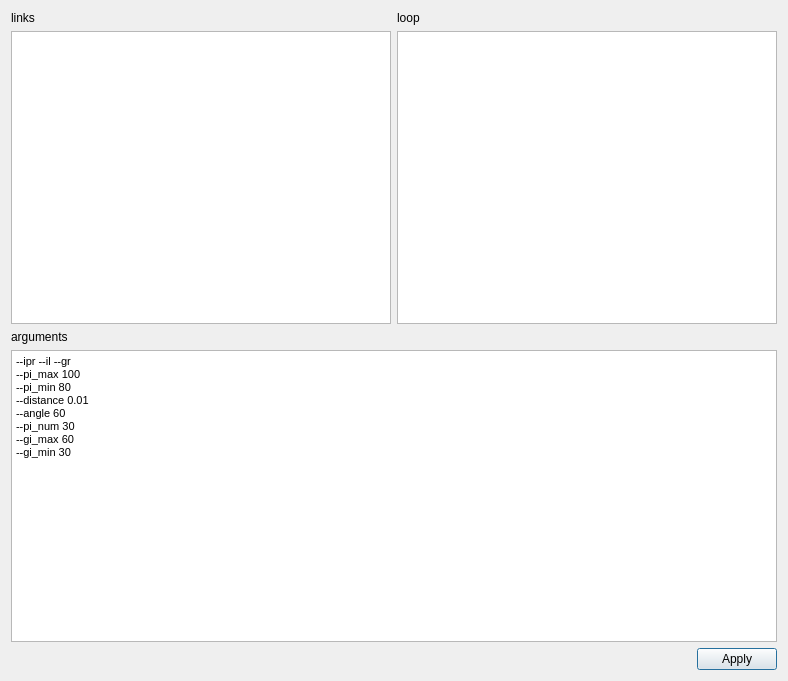
<?xml version="1.0" encoding="UTF-8"?>
<ui version="4.0">
 <class>Tang2014Dialog</class>
 <widget class="QDialog" name="Tang2014Dialog">
  <property name="geometry">
   <rect>
    <x>0</x>
    <y>0</y>
    <width>788</width>
    <height>681</height>
   </rect>
  </property>
  <property name="windowTitle">
   <string>Tang2014 Dialog</string>
  </property>
  <layout class="QVBoxLayout" name="verticalLayout_5">
   <item>
    <layout class="QVBoxLayout" name="verticalLayout_4">
     <item>
      <layout class="QHBoxLayout" name="horizontalLayout">
       <item>
        <layout class="QVBoxLayout" name="verticalLayout">
         <item>
          <widget class="QLabel" name="label">
           <property name="text">
            <string>links</string>
           </property>
          </widget>
         </item>
         <item>
          <widget class="QTextEdit" name="linksTextEdit"/>
         </item>
        </layout>
       </item>
       <item>
        <layout class="QVBoxLayout" name="verticalLayout_2">
         <item>
          <widget class="QLabel" name="label_2">
           <property name="text">
            <string>loop</string>
           </property>
          </widget>
         </item>
         <item>
          <widget class="QTextEdit" name="loopsTextEdit"/>
         </item>
        </layout>
       </item>
      </layout>
     </item>
     <item>
      <layout class="QVBoxLayout" name="verticalLayout_3">
       <item>
        <widget class="QLabel" name="label_3">
         <property name="text">
          <string>arguments</string>
         </property>
        </widget>
       </item>
       <item>
        <widget class="QTextEdit" name="argumentsTextEdit">
         <property name="html">
          <string>&lt;!DOCTYPE HTML PUBLIC &quot;-//W3C//DTD HTML 4.0//EN&quot; &quot;http://www.w3.org/TR/REC-html40/strict.dtd&quot;&gt;
&lt;html&gt;&lt;head&gt;&lt;meta name=&quot;qrichtext&quot; content=&quot;1&quot; /&gt;&lt;style type=&quot;text/css&quot;&gt;
p, li { white-space: pre-wrap; }
&lt;/style&gt;&lt;/head&gt;&lt;body style=&quot; font-family:'MS Shell Dlg 2'; font-size:8.25pt; font-weight:400; font-style:normal;&quot;&gt;
&lt;p style=&quot; margin-top:0px; margin-bottom:0px; margin-left:0px; margin-right:0px; -qt-block-indent:0; text-indent:0px;&quot;&gt;&lt;span style=&quot; font-size:8pt;&quot;&gt;--ipr --il --gr&lt;/span&gt;&lt;/p&gt;
&lt;p style=&quot; margin-top:0px; margin-bottom:0px; margin-left:0px; margin-right:0px; -qt-block-indent:0; text-indent:0px;&quot;&gt;&lt;span style=&quot; font-size:8pt;&quot;&gt;--pi_max 100&lt;/span&gt;&lt;/p&gt;
&lt;p style=&quot; margin-top:0px; margin-bottom:0px; margin-left:0px; margin-right:0px; -qt-block-indent:0; text-indent:0px;&quot;&gt;&lt;span style=&quot; font-size:8pt;&quot;&gt;--pi_min 80&lt;/span&gt;&lt;/p&gt;
&lt;p style=&quot; margin-top:0px; margin-bottom:0px; margin-left:0px; margin-right:0px; -qt-block-indent:0; text-indent:0px;&quot;&gt;&lt;span style=&quot; font-size:8pt;&quot;&gt;--distance 0.01&lt;/span&gt;&lt;/p&gt;
&lt;p style=&quot; margin-top:0px; margin-bottom:0px; margin-left:0px; margin-right:0px; -qt-block-indent:0; text-indent:0px;&quot;&gt;&lt;span style=&quot; font-size:8pt;&quot;&gt;--angle 60&lt;/span&gt;&lt;/p&gt;
&lt;p style=&quot; margin-top:0px; margin-bottom:0px; margin-left:0px; margin-right:0px; -qt-block-indent:0; text-indent:0px;&quot;&gt;&lt;span style=&quot; font-size:8pt;&quot;&gt;--pi_num 30&lt;/span&gt;&lt;/p&gt;
&lt;p style=&quot; margin-top:0px; margin-bottom:0px; margin-left:0px; margin-right:0px; -qt-block-indent:0; text-indent:0px;&quot;&gt;&lt;span style=&quot; font-size:8pt;&quot;&gt;--gi_max 60&lt;/span&gt;&lt;/p&gt;
&lt;p style=&quot; margin-top:0px; margin-bottom:0px; margin-left:0px; margin-right:0px; -qt-block-indent:0; text-indent:0px;&quot;&gt;&lt;span style=&quot; font-size:8pt;&quot;&gt;--gi_min 30&lt;/span&gt;&lt;/p&gt;&lt;/body&gt;&lt;/html&gt;</string>
         </property>
        </widget>
       </item>
      </layout>
     </item>
    </layout>
   </item>
   <item>
    <layout class="QHBoxLayout" name="horizontalLayout_2">
     <item>
      <spacer name="horizontalSpacer">
       <property name="orientation">
        <enum>Qt::Horizontal</enum>
       </property>
       <property name="sizeHint" stdset="0">
        <size>
         <width>40</width>
         <height>20</height>
        </size>
       </property>
      </spacer>
     </item>
     <item>
      <widget class="QPushButton" name="applyButton">
       <property name="text">
        <string>Apply</string>
       </property>
      </widget>
     </item>
    </layout>
   </item>
  </layout>
 </widget>
 <resources/>
 <connections/>
</ui>
